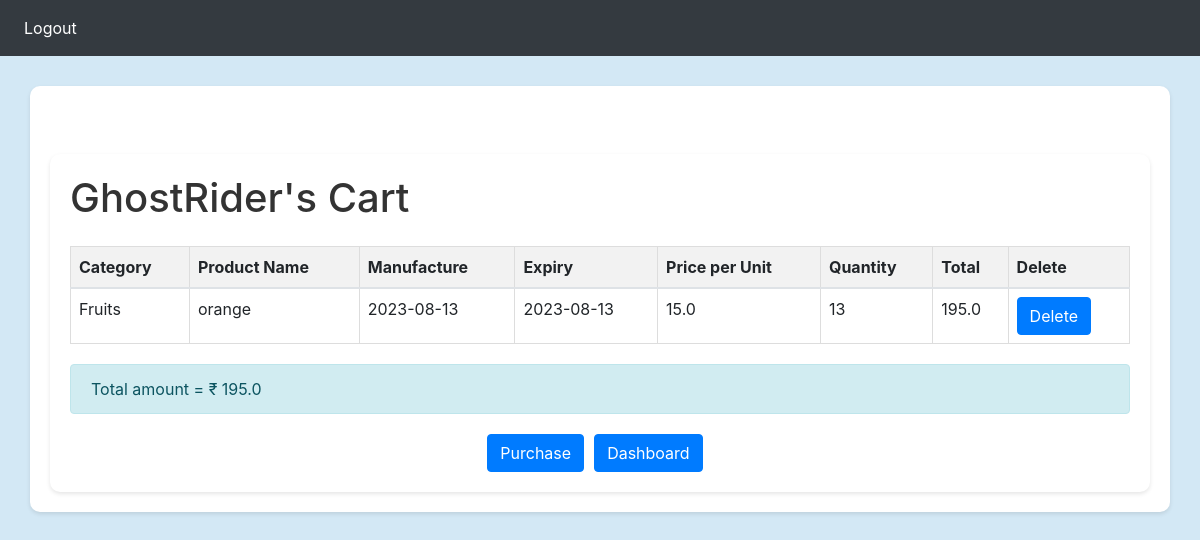
/usercart/3 (signed in), run on the app's committed database.
### GroceryWebapp/models.py (models this page shows)
class User(db.Model, UserMixin):
    id = db.Column(db.Integer, primary_key=True)  # Primary key for the user
    email = db.Column(db.String(150), unique=True)  # User's email address
    password = db.Column(db.String(150))  # User's password
    first_name = db.Column(db.String(150))  # User's first name
    Place = db.Column(db.String(150))  # User's place of residence

class Cart(db.Model, UserMixin):
    cart_id = db.Column(db.Integer, primary_key=True)  # Primary key for the cart
    cart_item_id = db.Column(
        db.Integer, db.ForeignKey("products.id"), nullable=False
    )  # Product foreign key
    cart_user_id = db.Column(
        db.Integer, db.ForeignKey("user.id"), nullable=False
    )  # User foreign key
    cart_cat_id = db.Column(
        db.Integer, db.ForeignKey("categories.id"), nullable=False
    )  # Category foreign key
    cart_quantity = db.Column(
        db.Integer, nullable=False
    )  # Quantity of the product in the cart
    cart_amount = db.Column(
        db.Float, nullable=False
    )  # Total amount of the product in the cart
    product = db.relationship(
        "Products", foreign_keys=[cart_item_id]
    )  # Relationship with Products model
    Categs = db.relationship(
        "Categories", foreign_keys=[cart_cat_id]
    )  # Relationship with Categories model

class Categories(db.Model, UserMixin):
    id = db.Column(db.Integer, primary_key=True)  # Primary key for the category
    cat_name = db.Column(db.String(150), unique=True, nullable=False)  # Category name
    products = db.relationship(
        "Products", backref="category"
    )  # Relationship with Products model

class Products(db.Model, UserMixin):
    id = db.Column(db.Integer, primary_key=True)  # Primary key for the product
    product_name = db.Column(
        db.String(150), nullable=False
    )  # Product name
    manufacture = db.Column(db.String(150))  # Manufacturing date of the product
    expiry = db.Column(db.String(150))  # Expiry date of the product
    p_per_u = db.Column(db.Float, nullable=False)  # Price per unit of the product
    stock = db.Column(db.Integer, nullable=False)  # Available stock quantity
    c_id = db.Column(
        db.Integer, db.ForeignKey("categories.id"), nullable=False
    )  # Category foreign key

### GroceryWebapp/main.py (the view)
@main.route("/usercart/<int:userid>", methods=["GET", "POST"])
@login_required
def usercart(userid):
    global global_user
    if current_user.is_authenticated and current_user.id == global_user:
        cartdata = Cart.query.filter_by(cart_user_id=userid).all()
        user = User.query.get_or_404(userid)
        usercartrecord = Cart.query.filter_by(cart_user_id=userid).all()
        totalprice = 0
        for i in usercartrecord:
            totalprice = totalprice + (i.cart_amount)
        return render_template(
            "cart.html", cartdata=cartdata, user=user, totalprice=totalprice
        )
    else:
        return("<center><h1>Access Denied</h1></center>")

### GroceryWebapp/__init__.py (called while the page is built)
def create_app():
    app = Flask(__name__)
    app.config['SECRET_KEY'] = 'ghosty'
    app.config['SQLALCHEMY_DATABASE_URI'] = f'sqlite:///{DB_NAME}' # data is being stored in the loaction given in the f string in the website folder
    db.init_app(app)     # initialize the database by providing the flask app
    from .models import User #function -->(models.py file runs before we create the database)
    with app.app_context():
     db.create_all()
    from .main import main
    from .auth import auth
    app.register_blueprint(main, url_prefix="/")
    app.register_blueprint(auth, url_prefix="/")
    login_manager = LoginManager()
    login_manager.init_app(app)
    @login_manager.user_loader
    def loader_user(id):
        return User.query.get((id))
    return app

### GroceryWebapp/templates/cart.html (shortened to what this page needs)
{% extends "base.html" %}
{% block head %}
  {{ super() }}
{% endblock %}
{% block nav %}
<nav class="navbar navbar-expand-lg navbar-dark bg-dark">
  <div id="navbar">
    <div class="navbar-nav">
      <a class="nav-item nav-link" id="home" href="/logout">Logout</a>
    </div>
  </div>
</nav>
{% endblock %}
{% block content %}
{% if purchbool != True %}
<div class="container mt-5">
  <h1>{{ user.first_name }}'s Cart</h1>
  <table class="table mt-4">
    <thead>
      <tr>
        <th>Category</th>
        <th>Product Name</th>
        <th>Manufacture</th>
        <th>Expiry</th>
        <th>Price per Unit</th>
        <th>Quantity</th>
        <th>Total</th>
        <th>Delete</th>
      </tr>
    </thead>
    <tbody>
      {% for item in cartdata %}
      <tr>
        <td>{{ item.product.category.cat_name }}</td>
        <td>{{ item.product.product_name }}</td>
        <td>{{ item.product.manufacture }}</td>
        <td>{{ item.product.expiry }}</td>
        <td>{{ item.product.p_per_u }}</td>
        <td>{{ item.cart_quantity }}</td>
        <td>{{ item.cart_amount }}</td>
        <td><a class="btn btn-primary" href="{{ url_for('main.delete_cart', cartid=item.cart_id, userid=user.id) }}">Delete</a></td>
      </tr>
      {% endfor %}
    </tbody>
  </table>
  <div class="alert alert-info" role="alert">
    Total amount = ₹ {{ totalprice}}
  </div>
  <div class="buttons">
    <a href="{{ url_for('main.purchase', userid=user.id) }}" class="btn btn-primary">Purchase</a>
    <a href="{{ url_for('main.userhome', userid=user.id) }}" class="btn btn-primary">Dashboard</a>
  </div>
</div>
{% endif %}
{% endblock %}

### GroceryWebapp/templates/cart.html (style rules this page uses)
body { background-color: #d3e8f5; color: #333; }
.container { margin-top: 30px; background-color: #ffffff; padding: 20px; border-radius: 10px; box-shadow: 0 2px 4px rgba(0, 0, 0, 0.1); }
.navbar { background-color: #333; }
.navbar .navbar-nav .nav-link { color: #fff; }
.btn-primary { background-color: #007bff; border-color: #007bff; }
.table { width: 100%; border-collapse: collapse; }
.table th, .table td { border: 1px solid #ddd; padding: 8px; text-align: left; }
.table th { background-color: #f2f2f2; }
.alert { margin-top: 20px; }
.buttons { margin-top: 20px; display: flex; justify-content: center; align-items: center; }
.buttons a { margin-right: 10px; }

### data on the page
User: first_name "GhostRider"
Cart: product.category.cat_name "Fruits", product.product_name "orange", product.manufacture "2023-08-13", product.expiry "2023-08-13", product.p_per_u "15.0", cart_quantity "13", cart_amount "195.0"

### other printed values
{{ totalprice }} "195.0"
